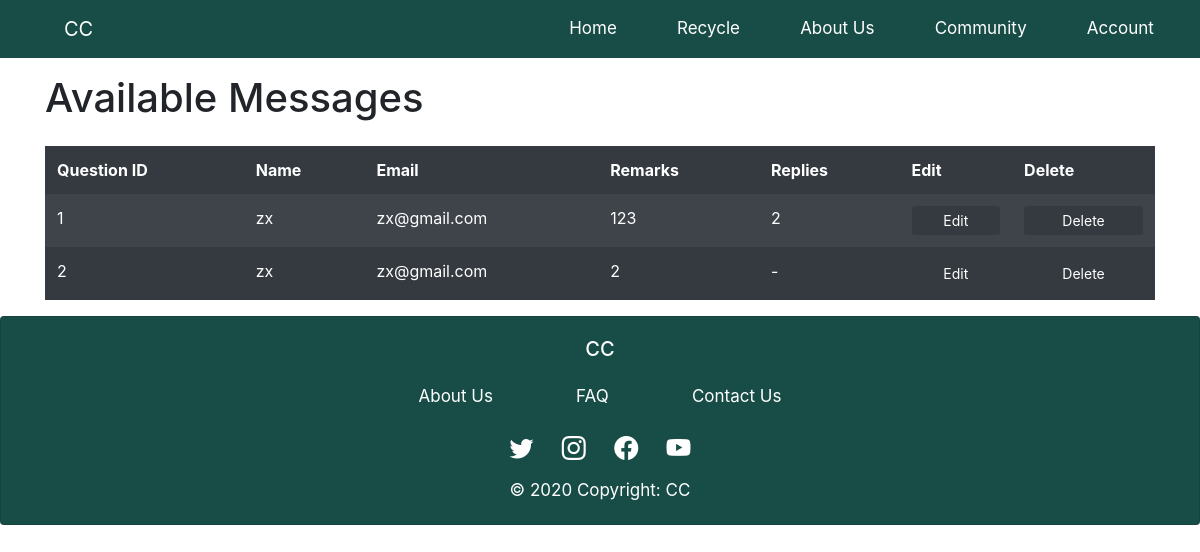
Before: /RetrieveContact with the older database file.
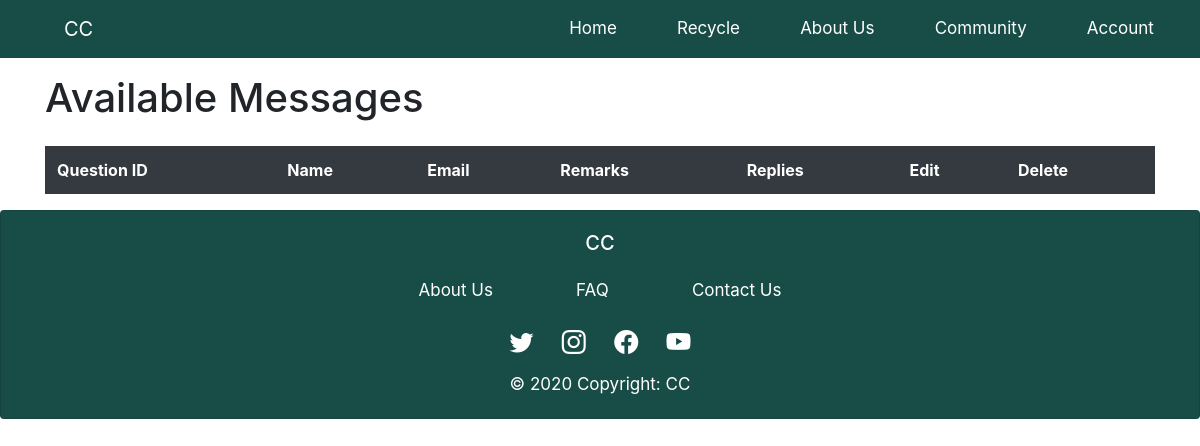
After: the same page with the newer database file.
### app.py (models this page shows)
class ContactUs(db.Model):
    id = db.Column(db.Integer, primary_key=True)
    name = db.Column(db.String(200), nullable=False)
    email = db.Column(db.String(200), nullable=False)
    remarks = db.Column(db.Text, nullable=False)
    replies = db.Column(db.Text, nullable=False)

### app.py (the view)
@app.route('/RetrieveContact')
def retrieve_contact():
    user_messages = ContactUs.query.order_by(ContactUs.id)
    return render_template("retrieveContact.html", user_messages = user_messages)

### app.py (called while the page is built)
@app.before_request
def before_request():
    g.user = None
    if 'user id' in session:
        g.user = session['user id']

### templates/retrievecontact.html (shortened to what this page needs)
{% extends "base.html" %}
{% block content %}
<div class="container mt-3">
    <h1 class="pb-3">Available Messages</h1>
  <table class="table table-dark table-striped table-hover">
    <thead>
      <tr>
        <th>Question ID</th>
        <th>Name</th>
        <th>Email</th>
        <th>Remarks</th>
        <th>Replies</th>
        <th>Edit</th>
        <th>Delete</th>
      </tr>
    </thead>
    <tbody>
    {% for qn in user_messages %}
      <tr>
        <td>{{ qn.id }}</td>
        <td>{{ qn.name }}</td>
        <td>{{ qn.email }}</td>
        <td>{{ qn.remarks }}</td>
        <td>{{ qn.replies }}</td>
        <td><a type="button" href="{{ url_for('edit_message', id=qn.id) }}" class="text-center btn-sm btn-dark w-100">
          Edit
        </a></td>
        <td>
        <a type="button" href="{{ url_for('delete_contact', id=qn.id) }}" class="text-center btn-sm btn-dark w-100">
          Delete
        </a>
        </td>
      </tr>
    {% endfor %}
    </tbody>
  </table>
</div>
{% endblock %}

Changed rows visible on the page:
removed ContactUs: id "1", name "zx", email "zx@gmail.com", remarks "123", replies "2"
removed ContactUs: id "2", name "zx", email "zx@gmail.com", remarks "2", replies "-"
